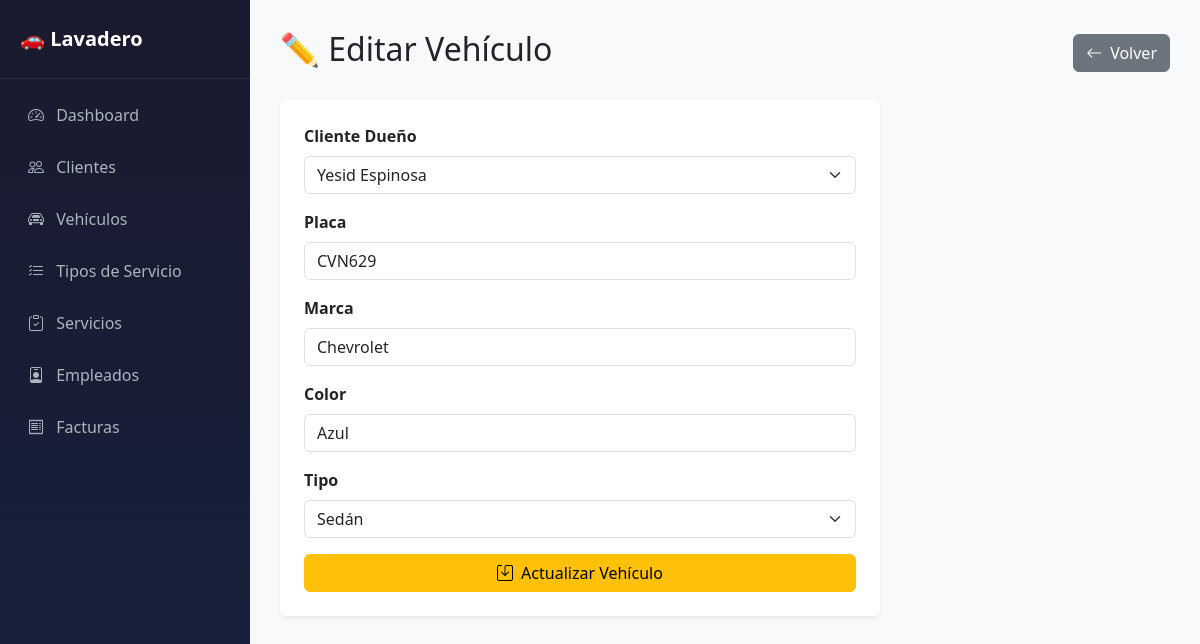
/vehiculos/editar/5/, run on the app's committed database.
### gestion/models.py (models this page shows, shortened)
class Vehiculo(models.Model):
    TIPOS = [
        ('sedan',  'Sedán'),
        ('suv',    'SUV'),
        ('moto',   'Moto'),
        ('camion', 'Camión'),
        ('otro',   'Otro'),
    ]
    cliente = models.ForeignKey(Cliente, on_delete=models.CASCADE)
    placa   = models.CharField(max_length=10, unique=True)
    marca   = models.CharField(max_length=50)
    color   = models.CharField(max_length=30)
    tipo    = models.CharField(max_length=20, choices=TIPOS, default='sedan')

class Cliente(models.Model):
    nombre          = models.CharField(max_length=100)
    telefono        = models.CharField(max_length=20)
    email           = models.EmailField(blank=True, null=True)
    fecha_registro  = models.DateTimeField(auto_now_add=True)

### gestion/views.py (the view, shortened to what this page needs)
# urls.py: path('vehiculos/editar/<int:id>/',      views.editar_vehiculo,  name='editar_vehiculo'),
def editar_vehiculo(request, id):
    vehiculo = get_object_or_404(Vehiculo, id=id)
    clientes = Cliente.objects.all()
    return render(request, 'gestion/editar_vehiculo.html', {
        'vehiculo': vehiculo,
        'clientes': clientes
    })

### gestion/templates/gestion/editar_vehiculo.html (shortened to what this page needs)
{% extends 'gestion/base.html' %}
{% block contenido %}
<div class="d-flex justify-content-between align-items-center mb-4">
    <h2>✏️ Editar Vehículo</h2>
    <a href="{% url 'lista_vehiculos' %}" class="btn btn-secondary">
        <i class="bi bi-arrow-left me-2"></i>Volver
    </a>
</div>
<div class="card border-0 shadow-sm" style="max-width: 600px;">
    <div class="card-body p-4">
        <form method="POST">
            <div class="mb-3">
                <label class="form-label fw-bold">Cliente Dueño</label>
                <select name="cliente" class="form-select" required>
                    {% for cliente in clientes %}
                    <option value="{{ cliente.id }}"
                        {% if cliente.id == vehiculo.cliente.id %}selected{% endif %}>
                        {{ cliente.nombre }}
                    </option>
                    {% endfor %}
                </select>
            </div>
            <div class="mb-3">
                <label class="form-label fw-bold">Placa</label>
                <input type="text" name="placa" class="form-control"
                       value="{{ vehiculo.placa }}" required>
            </div>
            <div class="mb-3">
                <label class="form-label fw-bold">Marca</label>
                <input type="text" name="marca" class="form-control"
                       value="{{ vehiculo.marca }}" required>
            </div>
            <div class="mb-3">
                <label class="form-label fw-bold">Color</label>
                <input type="text" name="color" class="form-control"
                       value="{{ vehiculo.color }}" required>
            </div>
            <div class="mb-3">
                <label class="form-label fw-bold">Tipo</label>
                <select name="tipo" class="form-select" required>
                    <option value="sedan"  {% if vehiculo.tipo == 'sedan'  %}selected{% endif %}>Sedán</option>
                </select>
            </div>
            <button type="submit" class="btn btn-warning w-100">
                <i class="bi bi-save me-2"></i>Actualizar Vehículo
            </button>
        </form>
    </div>
</div>
{% endblock %}

### gestion/templates/gestion/base.html (style rules this page uses)
body { background-color: #f8f9fa; }

### data on the page
Vehiculo: cliente "Yesid Espinosa", placa "CVN629", marca "Chevrolet", color "Azul", tipo "Sedán"
